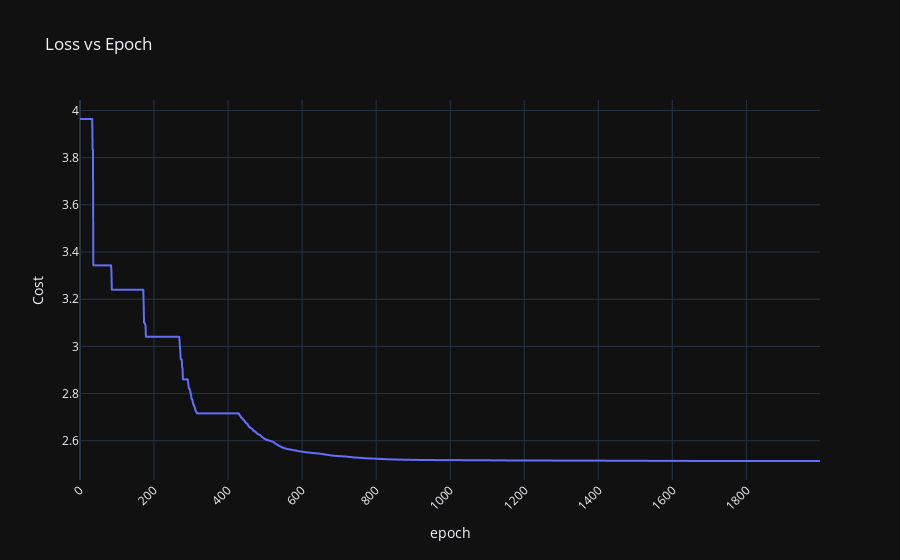

The cell this chart's notebook holds for it:
### Markdown cell above
### PSO Optmisation
Now we will try to optimise the network using PSO

### Code cell
if True:
    nn_pso = NN_PSO(
        nn, 
        500,
        x_train, 
        y_train, 
        {
            "inertia_start": 1,
            "inertia_end": 0.8,
            "c_1": 1.5,
            "c_2": 1.1
        }
    )

    print(nn_pso.least_cost)

    (_, _, ep_cost) = nn_pso.fit(2000, 0.01)

    print(nn_pso.least_cost)
    plot_loss(ep_cost)

### Figure 1 — Plotly figure (JSON) as saved in the notebook; plotly's stock layout.template omitted (floating-point values rounded to 4 significant figures; data arrays with more than 128 entries replaced by an {"elided": "..."} marker saying what was removed)
{"data": [{"hovertemplate": "epoch=%{x}<br>Cost=%{y}<extra></extra>", "legendgroup": "", "line": {"color": "#636efa", "dash": "solid"}, "marker": {"symbol": "circle"}, "mode": "lines", "name": "", "showlegend": false, "type": "scattergl", "x": {"elided": "2000 int values"}, "xaxis": "x", "y": {"elided": "2000 float values"}, "yaxis": "y"}], "layout": {"autosize": true, "legend": {"tracegroupgap": 0}, "title": {"text": "Loss vs Epoch"}, "xaxis": {"anchor": "y", "autorange": true, "domain": [0, 1], "range": [0, 1999], "tickangle": -45, "title": {"text": "epoch"}, "type": "linear"}, "yaxis": {"anchor": "x", "autorange": true, "domain": [0, 1], "range": [2.434, 4.044], "title": {"text": "Cost"}, "type": "linear"}}}
